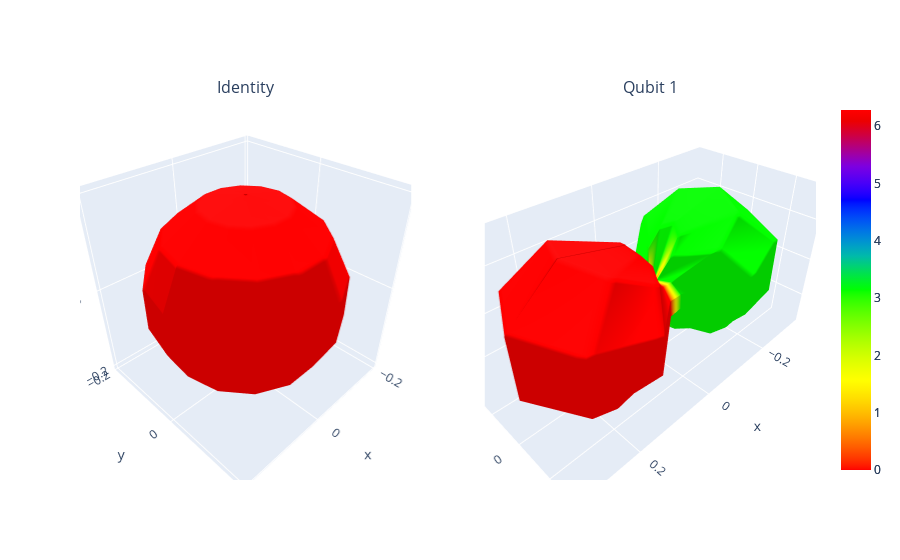

The notebook cell this image was saved under:
### Code cell
# Target density matrix (important for calculating fidelity)
rho = np.matrix([[0.5,0.5],[0.5,0.5]])

# running quantum circuits 
# --Input--
# res_theta: resolution of polar angles for sampling between [0,pi] for tomography
# circuits: circuits for performing Wigner state tomography for single-qubit
# device: provide a simulator or a quantum device
# shots: number of shots
# inter: interactivity of tomographed droplets. 
    # If inter=0: provides a matplotlib plot with fixed point of view. 
    # If inter=1: provides a plotly plot with three-dimensional interactive droplets. (Chose me!!)
# rhoT: target density matrix

# --Output--
# tomographed state fidelity
# tomographed density matrix
# plot of expectation values (required for constructing droplets)
# droplet plots: identity droplet (corresponds to identity term of the density matrix) 
    # qubit1: droplet representing the corresponding Pauli component in the density matrix (other then identity). 
    # The direction of the qubit reflects the direction of the Bloch vector and color represents the phase given by arg[dropelt function].    
WQST1Q.WQST_1Q_runner(res_theta,circuits=circ_q,device=simulator,shots=8192,inter=1,rhoT=rho)
